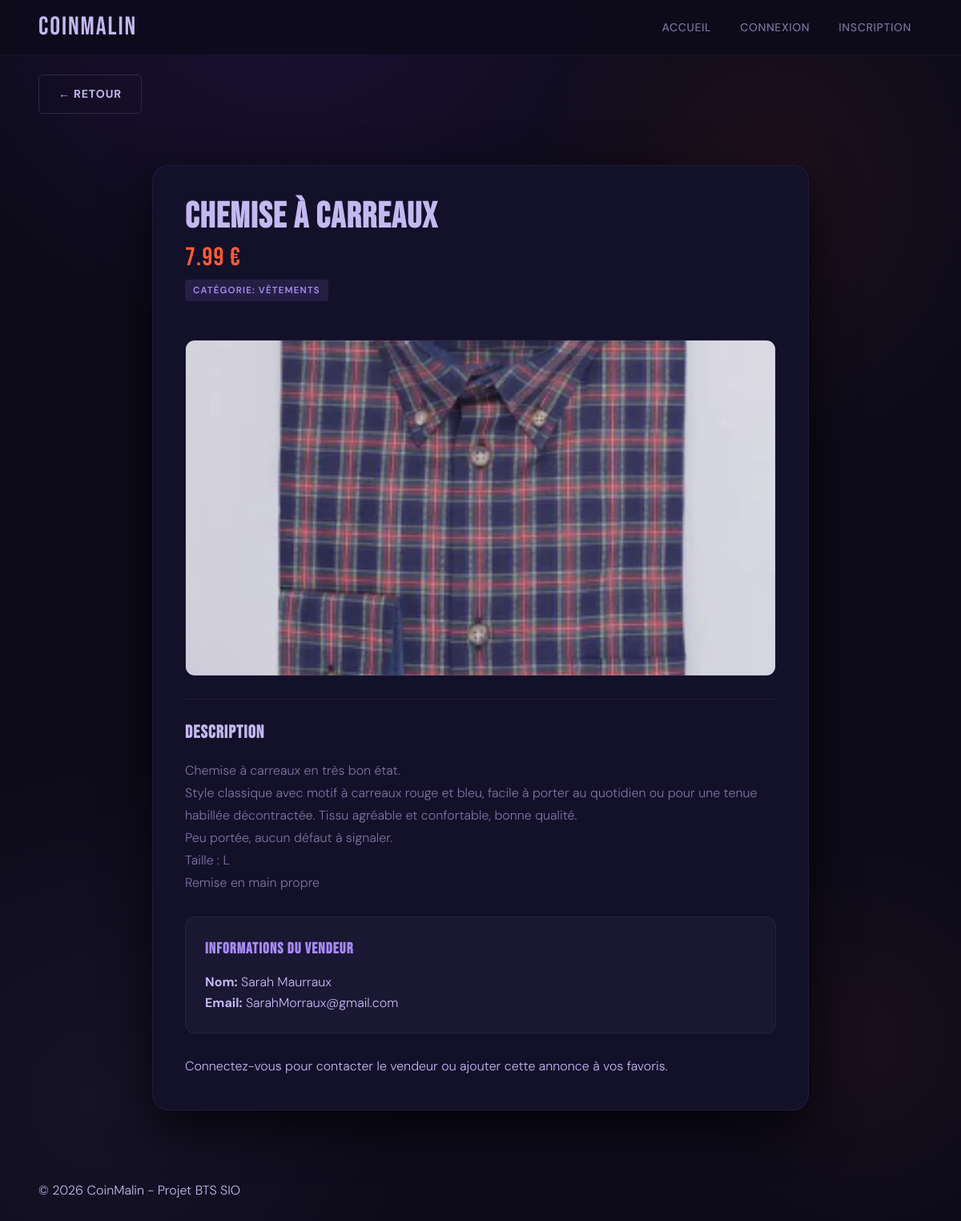
Screenshot of /voir_annonce.php?id=12 with the database file from the repository.
### tables this page shows
CREATE TABLE `annonces` (
  `id` int(11) NOT NULL,
  `titre` varchar(100) NOT NULL,
  `description` text NOT NULL,
  `prix` decimal(10,2) NOT NULL,
  `date_publication` datetime DEFAULT current_timestamp(),
  `id_utilisateur` int(11) NOT NULL,
  `id_categorie` int(11) NOT NULL,
  `photo` varchar(255) DEFAULT NULL
);

CREATE TABLE `categories` (
  `id` int(11) NOT NULL,
  `nom` varchar(50) NOT NULL,
  `description` text DEFAULT NULL
);

CREATE TABLE `utilisateurs` (
  `id` int(11) NOT NULL,
  `nom` varchar(50) NOT NULL,
  `prenom` varchar(50) NOT NULL,
  `email` varchar(100) NOT NULL,
  `mot_de_passe` varchar(255) NOT NULL,
  `telephone` varchar(20) DEFAULT NULL,
  `date_inscription` datetime DEFAULT current_timestamp(),
  `last_password_change` datetime DEFAULT current_timestamp(),
  `password_history` text DEFAULT NULL
);

### functions.php (called while the page is built, shortened)
<?php
function est_connecte() {
    return isset($_SESSION['user_id']);
}

### voir_annonce.php (the view, shortened to what this page needs)
<?php
require_once 'functions.php';
require_once 'header.php';
$id_annonce = (int)$_GET['id'];
$conn = connect_db();
$sql = "SELECT a.*, u.id AS id_vendeur, u.nom, u.prenom, u.email, u.telephone, c.nom AS categorie FROM annonces a
        JOIN utilisateurs u ON a.id_utilisateur = u.id
        JOIN categories c ON a.id_categorie = c.id
        WHERE a.id = $id_annonce";
$result = mysqli_query($conn, $sql);
$annonce = mysqli_fetch_assoc($result);
?>
<a href="javascript:history.back()" class="btn btn-secondary" style="display:inline-block; margin-bottom: 15px;">← Retour</a>
<div class="annonce-detail">
    <h1><?php echo htmlspecialchars($annonce['titre']); ?></h1>
    <p class="prix"><?php echo $annonce['prix']; ?> €</p>
    <p class="categorie">Catégorie: <?php echo htmlspecialchars($annonce['categorie']); ?></p>
    <?php if (!empty($annonce['photo'])): ?>
        <div class="annonce-image">
            <img src="<?php echo 'assets/uploads/' . $annonce['photo']; ?>" alt="<?php echo htmlspecialchars($annonce['titre']); ?>">
        </div>
    <?php endif; ?>
    <div class="annonce-description">
        <h2>Description</h2>
        <p><?php echo nl2br(htmlspecialchars($annonce['description'])); ?></p>
    </div>
    <div class="vendeur-info">
        <h2>Informations du vendeur</h2>
        <p><strong>Nom:</strong> <?php echo htmlspecialchars($annonce['prenom'] . ' ' . $annonce['nom']); ?></p>
        <p><strong>Email:</strong> <?php echo htmlspecialchars($annonce['email']); ?></p>
    </div>
    <div class="annonce-actions">
        <?php if (est_connecte()): ?>
            <?php if ($annonce['id_vendeur'] != $_SESSION['user_id']): ?>
                <a href="<?php echo 'envoyer_message.php?annonce_id=' . $annonce['id'] . '&destinataire_id=' . $annonce['id_vendeur']; ?>" class="btn">Contacter le vendeur</a>
                <?php if (est_favoris($_SESSION['user_id'], $annonce['id'])): ?>
                    <a href="<?php echo 'voir_annonce.php?id=' . $annonce['id'] . '&action=retirer_favoris'; ?>" class="btn btn-secondary">Retirer des favoris</a>
                <?php else: ?>
                    <a href="<?php echo 'voir_annonce.php?id=' . $annonce['id'] . '&action=ajouter_favoris'; ?>" class="btn btn-secondary">Ajouter aux favoris</a>
                <?php endif; ?>
            <?php else: ?>
                <a href="<?php echo 'modifier_annonce.php?id=' . $annonce['id']; ?>" class="btn">Modifier</a>
                <a href="<?php echo 'supprimer_annonce.php?id=' . $annonce['id']; ?>" class="btn btn-error">Supprimer</a>
            <?php endif; ?>
        <?php else: ?>
            <p>Connectez-vous pour contacter le vendeur ou ajouter cette annonce à vos favoris.</p>
        <?php endif; ?>
    </div>
</div>
<?php require_once 'footer.php'; ?>

### rows the page displays
annonces: titre "Chemise à carreaux", prix "7.99", id_categorie.nom "VÊTEMENTS", photo (picture), description "Chemise à carreaux en très bon état. Style classique avec motif à carreaux rouge et bleu, facile à porter au quotidien ou pour une tenue habillée décontractée. Tissu agréable et confortable, bonne qualité. Peu portée, aucun défaut à signaler. Taille : L Remise en main propre", id_utilisateur.nom "Sarah Maurraux", id_utilisateur.email "SarahMorraux@gmail.com"
